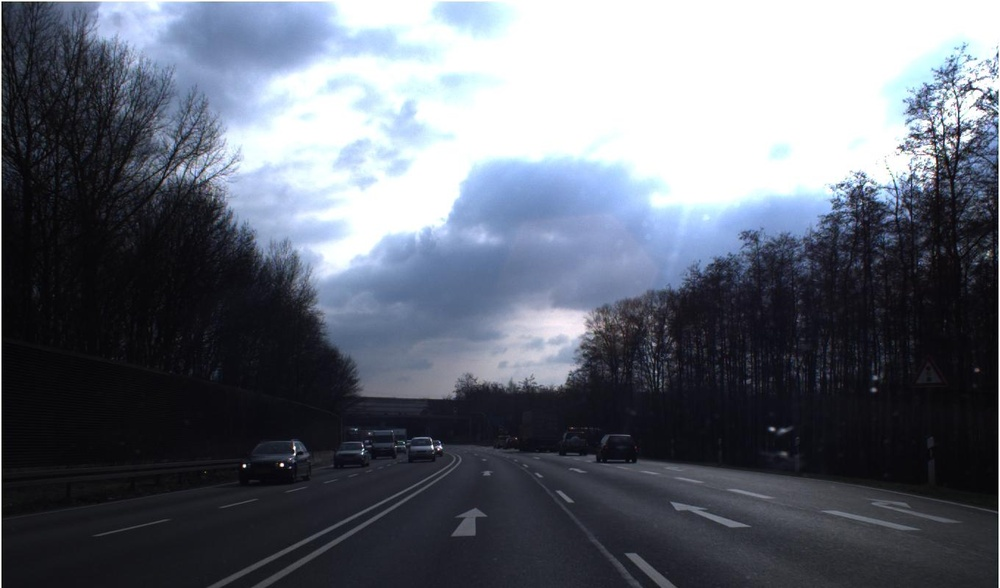
#> input picture test/00400.jpg, 1000 x 588 px, shrunk from 1360 x 800 before the run
$ python colorrojo.py
#> lines starting #> are read from the running program, lines starting #| are printed output that depends on the picture; long printed decimals are rounded
# comando de Jupyter para que las imagenes se muestren automaticamente
#%matplotlib inline

#numpy es la libreria de arreglos de python (la llamaremos np)
import cv2
import numpy as np

# el modulo pyplot de matplotlib (que llamaremos plt) nos permite mostrar imagenes
import matplotlib.pyplot as plt
#el modulo matplotlib.colors nos permite transformar el espacio de color de una imagen
import matplotlib.colors
# el mapa de color para las imágenes escala de grises es el gris
plt.rcParams['image.cmap'] = 'gray'


#el modulo io de skimage sirve para cargar y guardar imagenes

# leemos la imagen desde un archivo, y la almacenamos en memoria en un arreglo
image = plt.imread("./test/00400.jpg")
#> image is the input picture: shape (588, 1000, 3); mean R, G, B 98.5, 103.8, 114.8
#image = plt.imread("00002.ppm")


image33 = cv2.imread("./test/00400.jpg", 0)
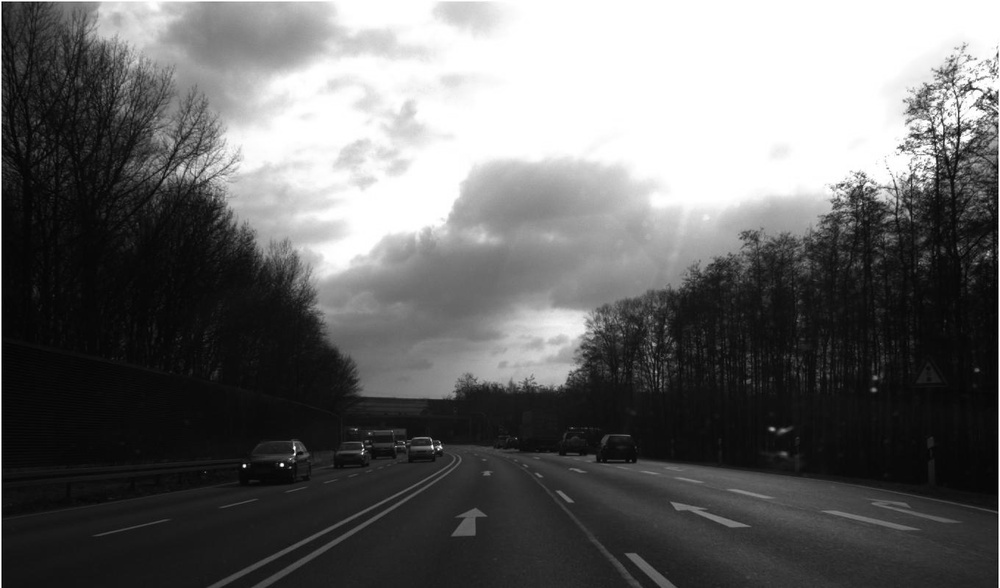
#> image33: shape (588, 1000); min 0, max 255, mean 103.4
if cv2.countNonZero(image33) == 0:
    print ("Image is black")
else:
    print ("Colored image")


#Esto aclara la imagen

hist,bins=np.histogram(image.flatten(),256,[0,256])
#> hist = 256 values, max 283421 at index 255, min 153 at index 3, mean 6890.6; bins = 257 values from 0 to 256
cdf=hist.cumsum()
#> cdf = 256 values from 1369 to 1764000

# Enmascara los valores iguales a cero
cdf_m = np.ma.masked_equal(cdf, 0)

# Aplica la transformación de ecualización
cdf_m = (cdf_m - cdf_m.min()) * 255 / (cdf_m.max() - cdf_m.min())

# Rellena los valores previamente enmascarados con ceros
cdf = np.ma.filled(cdf_m, 0).astype('uint8')
#> cdf = 256 values from 0 to 255

# Aplica la ecualización a los píxeles de la imagen original
img2 = cdf[image]
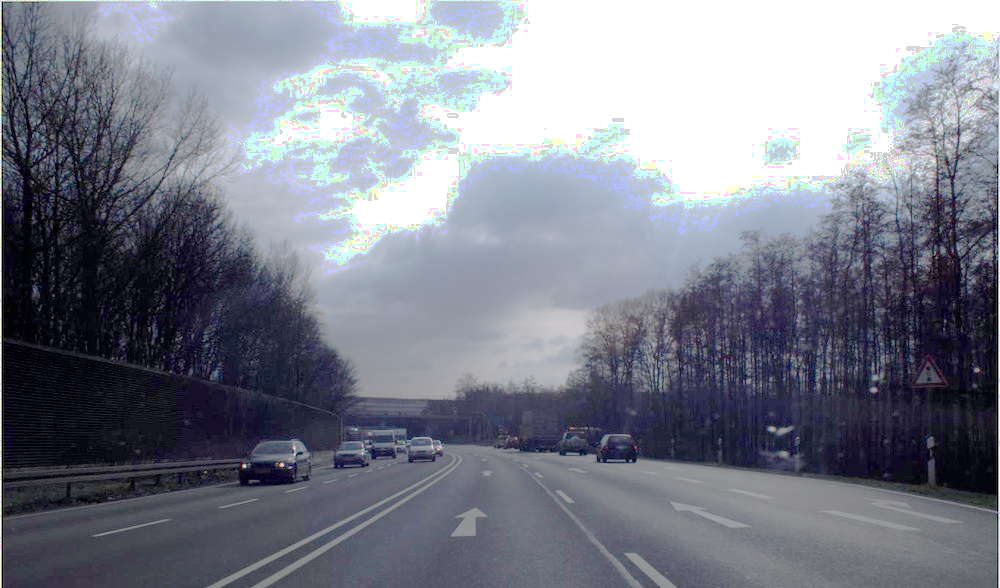
#> img2: shape (588, 1000, 3); mean R, G, B 124.6, 128.4, 140.6

# Grafica la imagen resultante de aplicar la ecualización del histograma
cv2.imshow('image', img2)
cv2.waitKey(0)
cv2.destroyAllWindows()

image=img2


#Esto es el del tio de las manos indice.jpg


# Convertimos la imagen de entero a flotante, y además convertimos el rango de los pixeles
# de 0-255 (entero) al rango 0-1 (flotante)
image=image/255.

#imprimimos las tres dimensiones del arreglo: las dos primeras corresponden al alto y ancho,
#la última a los canales de color (3 canales, por defecto RGB)
print("Dimensiones de la imagen: %s" % str(image.shape))
#| Dimensiones de la imagen: (588, 1000, 3)

#guardamos las dimensiones en tres variables para usar en las celdas más abajo
h,w,c=image.shape
#> h = 588; w = 1000; c = 3

#mostramos el tipo de los elementos del arreglo (debería ser flotante!)
print("Tipo de los elementos de la imagen: %s" % str(image.dtype))
#| Tipo de los elementos de la imagen: float64

#visualizamos la imagen
plt.imshow(image)
#plt.show()

#Vemos los canales individuales de RGB.
#El fondo blanco activa los 4 canales (R,G y B)
# El buzo y el pelo, al ser negro oscuro, no se activan en ningún canal
# Por otro lado, el guante rojo se activa en el canal rojo y no en los otros dos
# Y el guante verde se activa en los canales verde (mayormente) y azul

#Anulo los canales rojo y azul para ver solo el verde
green=np.copy(image)
green[:,:,0]=0
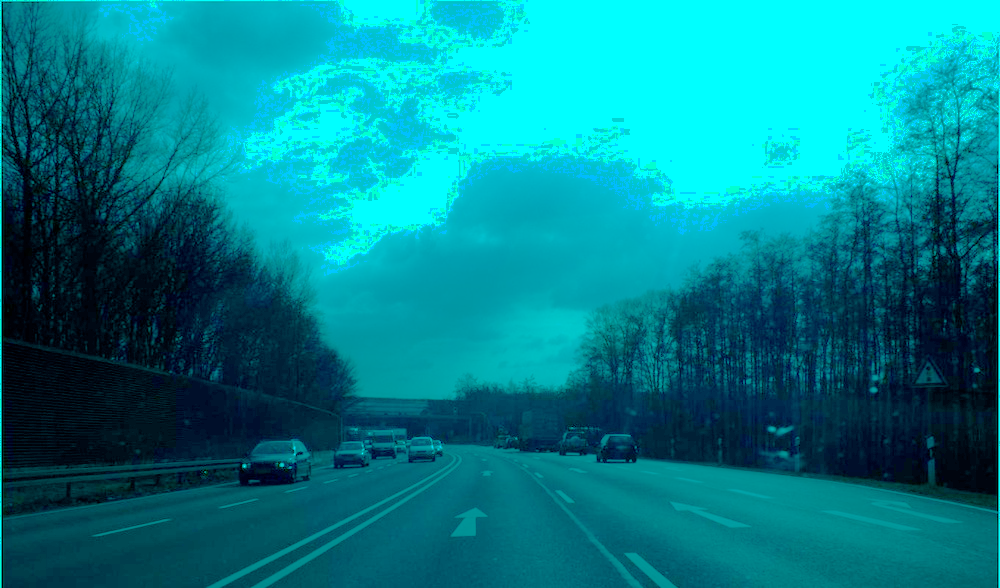
#> green: shape (588, 1000, 3) float64; mean R, G, B 0, 0.504, 0.551
green[:,:,2]=0
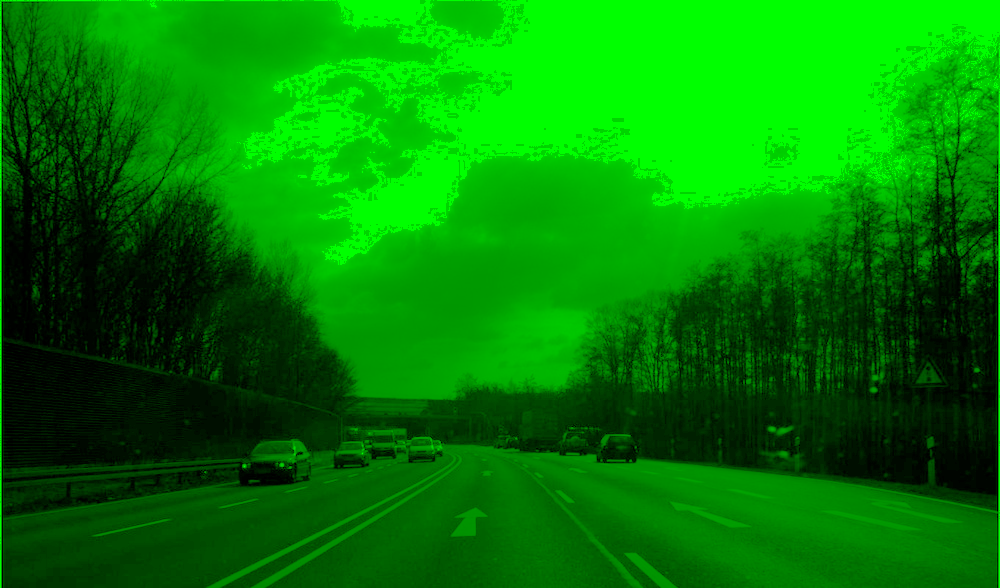
#> green: shape (588, 1000, 3) float64; mean R, G, B 0, 0.504, 0
plt.figure()
plt.imshow(green)
#plt.show()

#Anulo los canales azul y verde para ver solo el rojo
red=np.copy(image)
red[:,:,1:3]=0
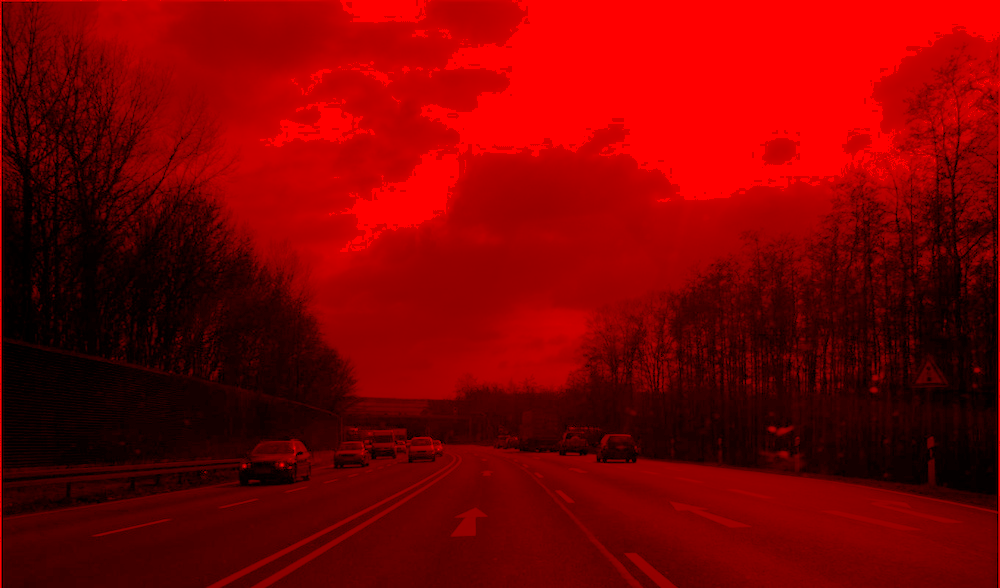
#> red: shape (588, 1000, 3) float64; mean R, G, B 0.489, 0, 0
plt.figure()
plt.imshow(red)
#plt.show()

#Anulo los canales rojo y verde para ver solo el azul
blue=np.copy(image)
blue[:,:,0:2]=0
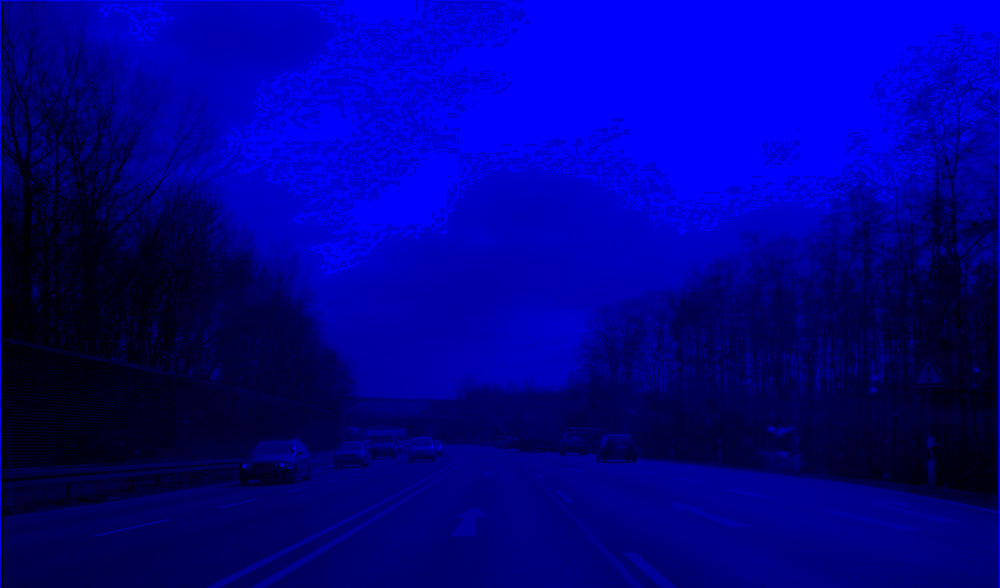
#> blue: shape (588, 1000, 3) float64; mean R, G, B 0, 0, 0.551
plt.figure()
plt.imshow(blue)
#plt.show()

# Convertir a modelo HSV
image_hsv=matplotlib.colors.rgb_to_hsv(image)
#> image_hsv: shape (588, 1000, 3) float64; mean of channels 0, 1, 2 0.543, 0.198, 0.554
#image_hsv=cv2.cvtColor(image, cv2.COLOR_BGR2HSV)

print("El pixel de la posición (100,100) se codifica en RGB como %s " % str(image[100,100,:]))
#| El pixel de la posición (100,100) se codifica en RGB como [0.2275 0.2667 0.4039]
print("El pixel de la posición (100,100) se codifica en HSV como %s " % str(image_hsv[100,100,:]))
#| El pixel de la posición (100,100) se codifica en HSV como [0.6296 0.4369  0.4039]


#Vemos los canales individuales de HSV.

plt.figure()
plt.imshow(image_hsv[:,:,0])
plt.colorbar()

plt.figure()
plt.imshow(image_hsv[:,:,1])
plt.colorbar()

plt.figure()
plt.imshow(image_hsv[:,:,2])
plt.colorbar()


#Rango de colores a utilizar

#guante rojo
h_min,h_max=(230/255,250/255)
s_min,s_max=(100/255,230/255)
v_min,v_max=(50/255,170/255)


# Filtrar por color para buscar el guante

h,w,c=image_hsv.shape
segmentation_mask=np.zeros((h,w))

for i in range(h):#evitamos los bordes
    for j in range(w): #evitamos los bordes
        h_val,s_val,v_val=image_hsv[i,j,:]
        #IMPLEMENTAR
        #Si los valores están en rango, poner en 1 la coordenada (i,j) de la máscara de segm


plt.imshow(segmentation_mask,vmin=0,vmax=1)


eroded_mask=np.zeros(segmentation_mask.shape) # creamos otra imagen con la misma forma que la mascara de seg.

# erosionar la mascara
for i in range(1,h-1):#evitamos los bordes
    for j in range(1,w-1): #evitamos los bordes
        #IMPLEMENTAR
        #Contar cuantos pixeles blancos hay entre entre el pixel (i,j)
        #y sus vecinos inmediatos
        pass

plt.imshow(eroded_mask,vmin=0,vmax=1)


# erosionar la mascara de filtro
coordinate_sum=np.array([0,0])
count=0
for i in range(h):
    for j in range(w):
        # IMPLEMENTAR
        # Si el pixel (i,j) pertenece al guante, sumar dicha coordenada a la suma total
        pass

red_glove_position=np.array([0,0]) # IMPLEMENTAR
print("Las coordenadas del centro de la mano con el guante rojo son:")
print(red_glove_position)


import matplotlib.patches as patches

def dibujar_cuadrado(position):
    size=70
    canvas = plt.gca()
    size_x,size_y=(size,size)
    position_reversed=(position[1]-size_y/2,position[0]-size_x/2)
    rectangle=patches.Rectangle(position_reversed, size_x,size_y, fill=True)
    canvas.add_patch(rectangle)

plt.imshow(image)
dibujar_cuadrado(red_glove_position)


def erode(segmentation_mask):
    # IMPLEMENTAR
    return 0  # retornar mascara de segmentacion erosionada


def segment_by_color(image_hsv, h_min, h_max, s_min, s_max, v_min, v_max):
    # IMPLEMENTAR
    return 0  # retornar mascara de segmentacion


def calculate_mass_center(segmentation_mask):
    # IMPLEMENTAR
    return np.array([0, 0])  # retornar posicion


def locate_object(image_rgb, h_min, h_max, s_min, s_max, v_min, v_max):
    # convertir la imagen de rgb a hsv
    # IMPLEMENTAR

    # generar la máscara de segmentación en base al color
    # IMPLEMENTAR

    # erosionar la máscara
    # IMPLEMENTAR

    # calcular centro de masa de la máscara para encontrar la posición del objeto
    # IMPLEMENTAR

    return np.array([0, 0])  # retornar posición


h_min, h_max = (0 / 255, 0 / 255)
s_min, s_max = (0 / 255, 0 / 255)
v_min, v_max = (0 / 255, 0 / 255)

green_glove_position = locate_object(image, h_min, h_max, s_min, s_max, v_min, v_max)
#> green_glove_position = [0, 0]
print(green_glove_position)  # debería imprimir algo similar a [1150,580]
#| [0 0]
plt.imshow(image)
dibujar_cuadrado(green_glove_position)


plt.show()
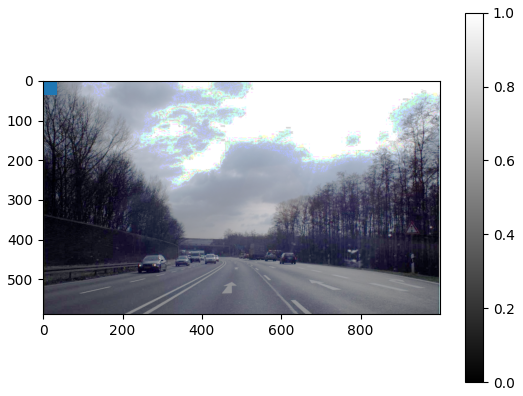
#> figure drawn by matplotlib, 2 panels

$ run again, with 00002.ppm saved as test/00400.jpg
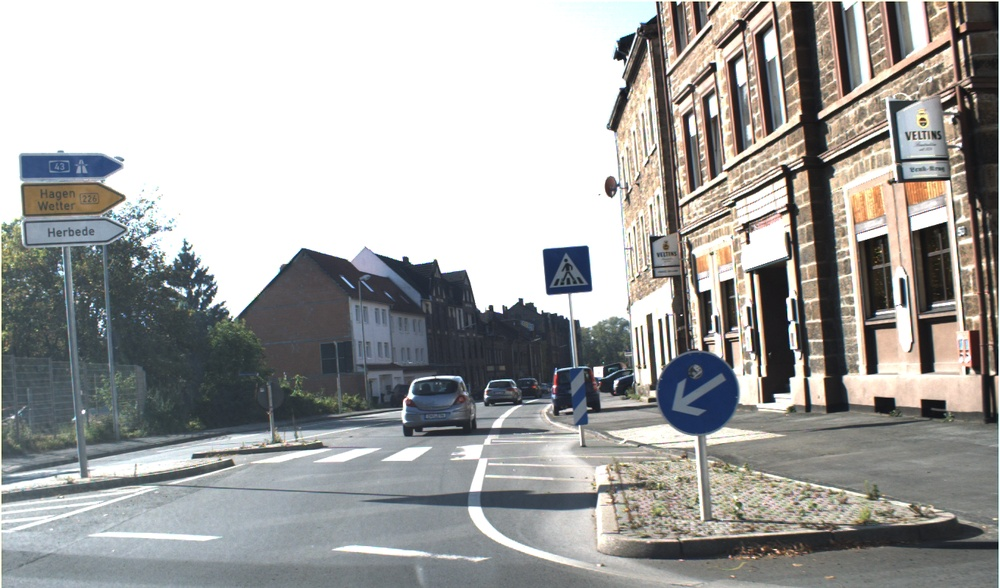
#> input picture 00002.ppm, 1000 x 588 px, shrunk from 1360 x 800 before the run
#> image is the input picture: shape (588, 1000, 3); mean R, G, B 163.5, 163.3, 161.7
#> hist = 256 values, max 486458 at index 255, min 11 at index 1, mean 6890.6; bins = 257 values from 0 to 256
#> `cdf=hist.cumsum()`: cdf = 256 values from 37 to 1764000
#> `cdf = np.ma.filled(cdf_m, 0).astype('uint8')`: cdf = 256 values from 0 to 255
#| Dimensiones de la imagen: (588, 1000, 3)
#| Tipo de los elementos de la imagen: float64
#> `blue[:,:,0:2]=0`:
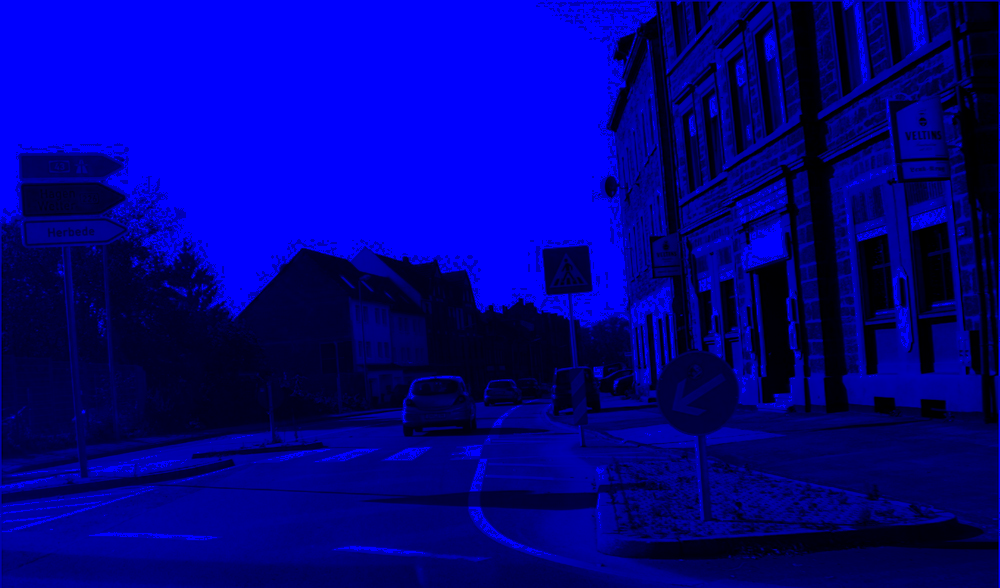
#> blue: shape (588, 1000, 3) float64; mean R, G, B 0, 0, 0.534
#> image_hsv: shape (588, 1000, 3) float64; mean of channels 0, 1, 2 0.287, 0.171, 0.568
#| El pixel de la posición (100,100) se codifica en RGB como [1. 1. 1.]
#| El pixel de la posición (100,100) se codifica en HSV como [0. 0. 1.]
#> green_glove_position = [0, 0]
#| [0 0]
#> `plt.show()`:
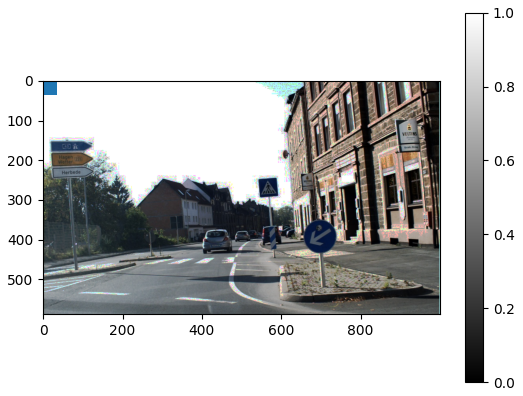
#> figure drawn by matplotlib, 2 panels

$ run again, with test/00402.jpg copied over test/00400.jpg
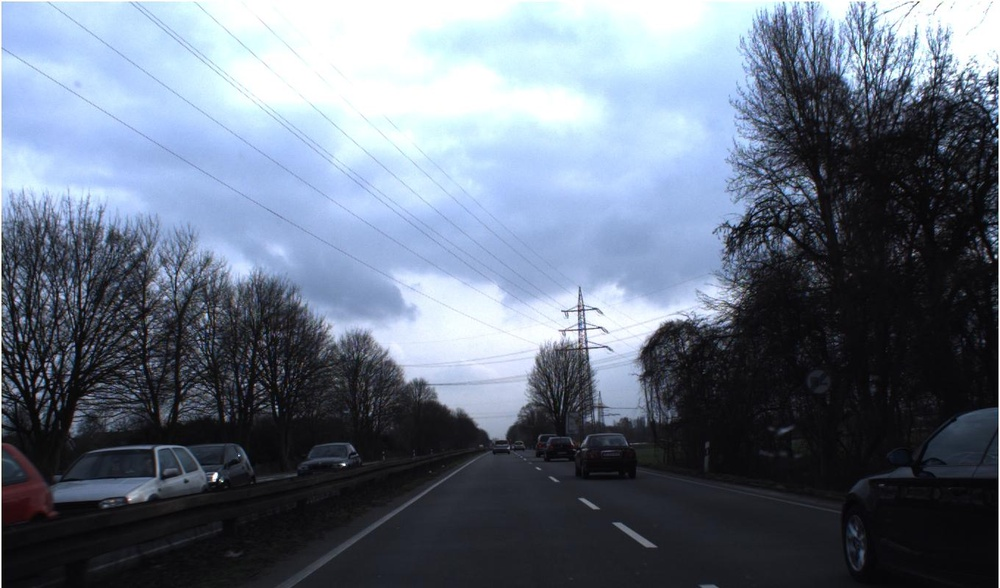
#> input picture test/00402.jpg, 1000 x 588 px, shrunk from 1360 x 800 before the run
#> image is the input picture: shape (588, 1000, 3); mean R, G, B 102.3, 112.7, 127.9
#> hist = 256 values, max 131689 at index 255, min 236 at index 1, mean 6890.6; bins = 257 values from 0 to 256
#> `cdf=hist.cumsum()`: cdf = 256 values from 700 to 1764000
#> `cdf = np.ma.filled(cdf_m, 0).astype('uint8')`: cdf = 256 values from 0 to 255
#| Dimensiones de la imagen: (588, 1000, 3)
#| Tipo de los elementos de la imagen: float64
#> `blue[:,:,0:2]=0`:
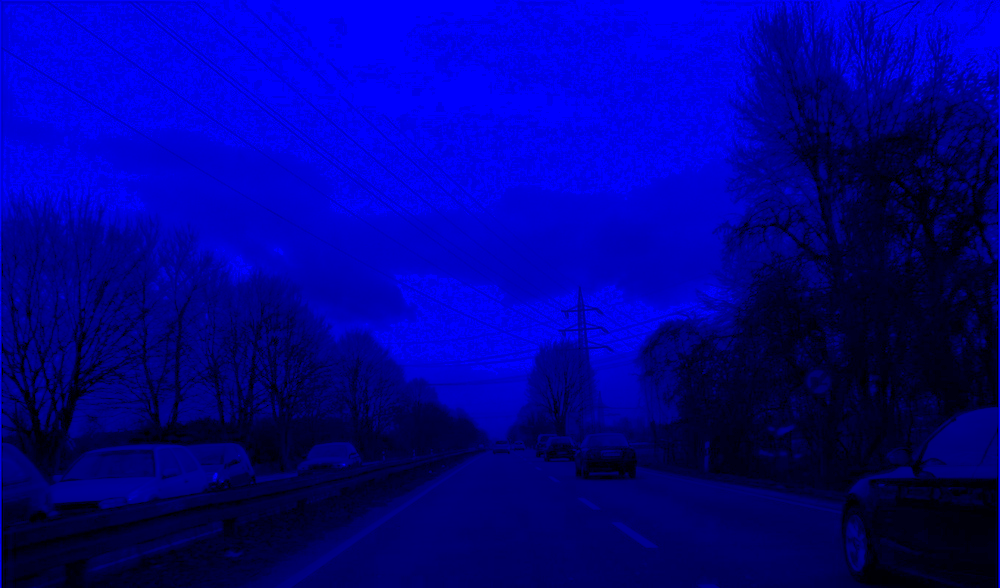
#> blue: shape (588, 1000, 3) float64; mean R, G, B 0, 0, 0.561
#> image_hsv: shape (588, 1000, 3) float64; mean of channels 0, 1, 2 0.592, 0.221, 0.564
#| El pixel de la posición (100,100) se codifica en RGB como [0.698 0.7882 0.8745 ]
#| El pixel de la posición (100,100) se codifica en HSV como [0.5815 0.2018 0.8745 ]
#> green_glove_position = [0, 0]
#| [0 0]
#> `plt.show()`:
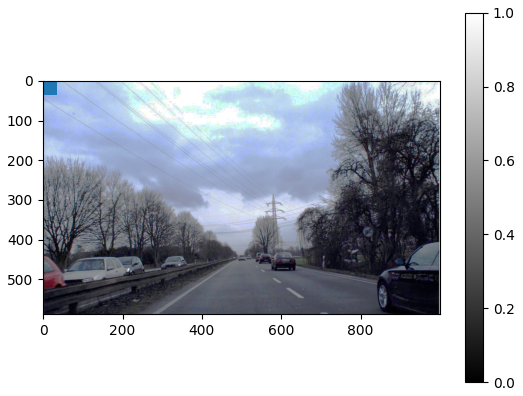
#> figure drawn by matplotlib, 2 panels
